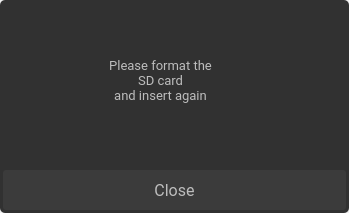
<?xml version="1.0" encoding="UTF-8"?>
<ui version="4.0">
 <class>SdCardFormatScreen</class>
 <widget class="QDialog" name="SdCardFormatScreen">
  <property name="geometry">
   <rect>
    <x>0</x>
    <y>0</y>
    <width>349</width>
    <height>213</height>
   </rect>
  </property>
  <property name="windowTitle">
   <string>Dialog</string>
  </property>
  <widget class="QFrame" name="frame">
   <property name="geometry">
    <rect>
     <x>0</x>
     <y>0</y>
     <width>349</width>
     <height>213</height>
    </rect>
   </property>
   <property name="styleSheet">
    <string notr="true">background-color: rgb(49, 49, 49);
border: 1px;
border-radius: 5px;</string>
   </property>
   <property name="frameShape">
    <enum>QFrame::StyledPanel</enum>
   </property>
   <property name="frameShadow">
    <enum>QFrame::Raised</enum>
   </property>
   <widget class="QLabel" name="formatWarningText">
    <property name="geometry">
     <rect>
      <x>60</x>
      <y>30</y>
      <width>201</width>
      <height>101</height>
     </rect>
    </property>
    <property name="font">
     <font>
      <family>Roboto</family>
      <pointsize>10</pointsize>
     </font>
    </property>
    <property name="styleSheet">
     <string notr="true">color:#BDBDBD</string>
    </property>
    <property name="text">
     <string>Please format the 
SD card 
and insert again</string>
    </property>
    <property name="alignment">
     <set>Qt::AlignCenter</set>
    </property>
    <property name="wordWrap">
     <bool>true</bool>
    </property>
   </widget>
   <widget class="QPushButton" name="closeButton">
    <property name="geometry">
     <rect>
      <x>3</x>
      <y>170</y>
      <width>343</width>
      <height>40</height>
     </rect>
    </property>
    <property name="font">
     <font>
      <family>Roboto</family>
      <pointsize>12</pointsize>
     </font>
    </property>
    <property name="focusPolicy">
     <enum>Qt::NoFocus</enum>
    </property>
    <property name="styleSheet">
     <string notr="true">QPushButton {
background-color:#3B3B3B;
color:#BDBDBD;
border:none;
border-radius:3px;
}
QPushButton:pressed {
background-color:#606060;
color:#BDBDBD;
border:none;
border-radius:3px;
}
</string>
    </property>
    <property name="text">
     <string>Close</string>
    </property>
   </widget>
  </widget>
 </widget>
 <resources/>
 <connections/>
</ui>
